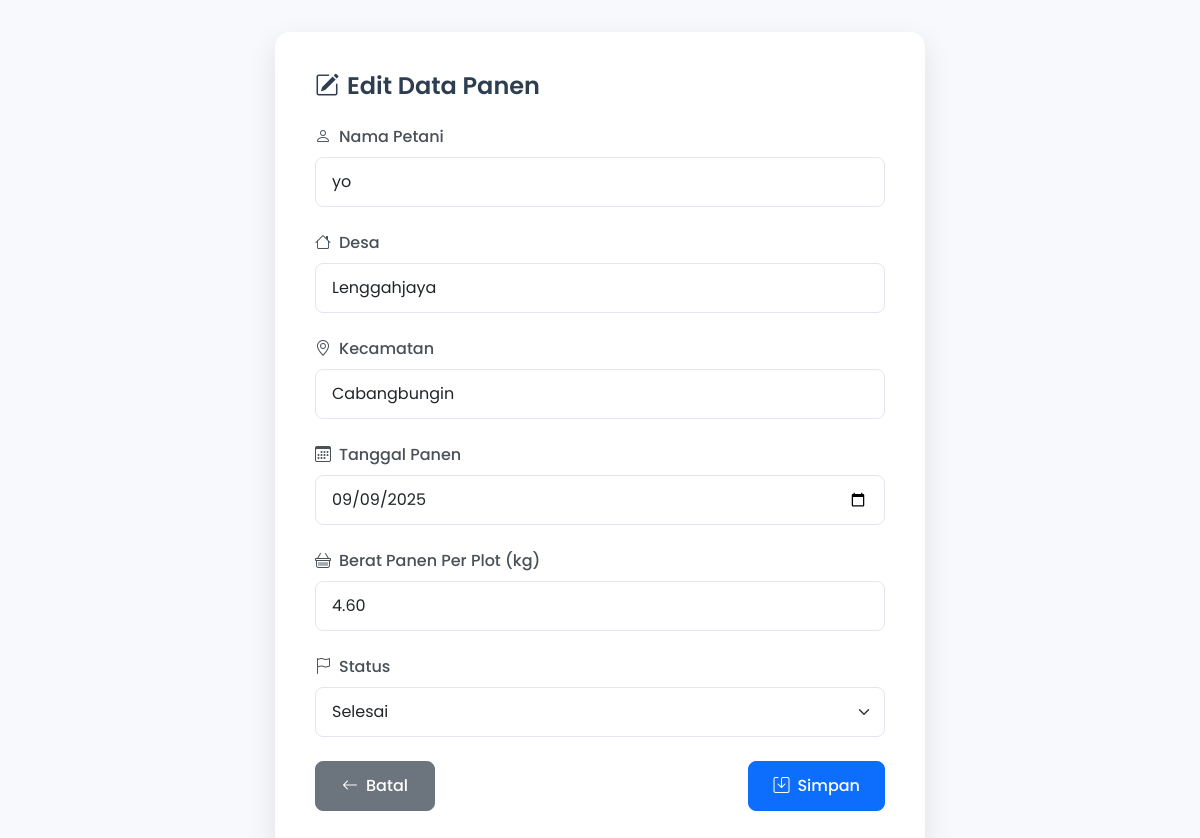
The page /service/super-admin/edit_panen.php?id=81 (signed in) on the database its author committed.
### tables this page shows
CREATE TABLE `monitoring_data_panen` (
  `id` int(11) NOT NULL,
  `nama_petani` varchar(100) NOT NULL,
  `desa` varchar(100) NOT NULL,
  `kecamatan` varchar(100) NOT NULL,
  `tanggal_panen` date NOT NULL,
  `subround` int(11) NOT NULL,
  `foto_serah_terima` varchar(255) NOT NULL,
  `foto_bukti_plot_ubinan` varchar(255) NOT NULL,
  `foto_berat_timbangan` varchar(255) NOT NULL,
  `berat_plot` decimal(10,2) DEFAULT NULL,
  `gkp` decimal(10,2) DEFAULT NULL,
  `gkg` decimal(10,2) DEFAULT NULL,
  `ku` decimal(10,2) DEFAULT NULL,
  `status` enum('belum selesai','selesai','tidak bisa','revisi','sudah') DEFAULT 'belum selesai',
  `user_id` int(11) NOT NULL,
  `nomor_segmen` varchar(9) NOT NULL,
  `nomor_sub_segmen` varchar(2) NOT NULL,
  `note` varchar(500) NOT NULL,
  `created_at` timestamp NOT NULL DEFAULT current_timestamp(),
  `updated_at` timestamp NULL DEFAULT NULL,
  `note_revisi` text DEFAULT NULL,
  `revised_at` timestamp NULL DEFAULT NULL,
  `revised_by` varchar(100) DEFAULT NULL
);

### service/super-admin/edit_panen.php (the view, shortened to what this page needs)
<?php
include '../../config/koneksi.php';
$id = isset($_GET['id']) ? intval($_GET['id']) : 0;
$q = mysqli_query($conn, "SELECT * FROM monitoring_data_panen WHERE id=$id");
$row = mysqli_fetch_assoc($q);
?>
<!DOCTYPE html>
<html lang="id">
<head>
    <link href="https://cdn.jsdelivr.net/npm/bootstrap@5.3.0/dist/css/bootstrap.min.css" rel="stylesheet">
    <link href="https://cdn.jsdelivr.net/npm/bootstrap-icons@1.10.5/font/bootstrap-icons.css" rel="stylesheet">
</head>
<body>
    <div class="container-fluid">
        <div class="row justify-content-center">
            <div class="col-12">
                <div class="card">
                    <div class="card-body">
                        <h4>
                            <i class="bi bi-pencil-square me-2"></i>Edit Data Panen
                        </h4>
                        <form method="post" autocomplete="off">
                            <div class="mb-3">
                                <label class="form-label">
                                    <i class="bi bi-person me-2"></i>Nama Petani
                                </label>
                                <input type="text" name="nama_petani" class="form-control"
                                       value="<?= htmlspecialchars($row['nama_petani']); ?>"
                                       placeholder="Masukkan nama petani" required>
                            </div>
                            <div class="mb-3">
                                <label class="form-label">
                                    <i class="bi bi-house me-2"></i>Desa
                                </label>
                                <input type="text" name="desa" class="form-control"
                                       value="<?= htmlspecialchars($row['desa']); ?>"
                                       placeholder="Masukkan nama desa" required>
                            </div>
                            <div class="mb-3">
                                <label class="form-label">
                                    <i class="bi bi-geo-alt me-2"></i>Kecamatan
                                </label>
                                <input type="text" name="kecamatan" class="form-control"
                                       value="<?= htmlspecialchars($row['kecamatan']); ?>"
                                       placeholder="Masukkan nama kecamatan" required>
                            </div>
                            <div class="mb-3">
                                <label class="form-label">
                                    <i class="bi bi-calendar3 me-2"></i>Tanggal Panen
                                </label>
                                <input type="date" name="tanggal_panen" class="form-control"
                                       value="<?= htmlspecialchars($row['tanggal_panen']); ?>" required>
                            </div>
                            <div class="mb-3">
                                <label class="form-label">
                                    <i class="bi bi-basket me-2"></i>Berat Panen Per Plot (kg)
                                </label>
                                <input type="number" step="0.01" name="berat_plot" class="form-control"
                                       value="<?= htmlspecialchars($row['berat_plot']); ?>"
                                       placeholder="Contoh: 5.25">
                            </div>
                            <div class="mb-3">
                                <label class="form-label">
                                    <i class="bi bi-flag me-2"></i>Status
                                </label>
                                <select name="status" class="form-select" required>
                                    <option value="selesai" <?= $row['status']=='selesai'?'selected':''; ?>>
                                        Selesai
                                    </option>
                                </select>
                            </div>
                            <div class="d-flex justify-content-between">
                                <a href="javascript:history.back()" class="btn btn-secondary btn-custom">
                                    <i class="bi bi-arrow-left me-2"></i>Batal
                                </a>
                                <button type="submit" class="btn btn-primary btn-custom">
                                    <i class="bi bi-save me-2"></i>Simpan
                                </button>
                            </div>
                        </form>
                    </div>
                </div>
            </div>
        </div>
    </div>
</body>
</html>

### service/super-admin/edit_panen.php (style rules this page uses)
body { background-color: #f8f9fc; font-family: 'Poppins', sans-serif; min-height: 100vh; padding: clamp(1rem, 3vw, 2rem); }
.card { border-radius: 15px; box-shadow: 0 10px 30px rgba(0, 0, 0, 0.1); border: none; background: white; width: 100%; max-width: 600px; margin: 0 auto; }
.card-body { padding: clamp(1.5rem, 4vw, 2rem); }
h4 { font-weight: 600; color: #2c3e50; font-size: clamp(1.25rem, 3vw, 1.5rem); margin-bottom: 1.5rem; }
.form-label { font-weight: 500; color: #495057; margin-bottom: 0.5rem; font-size: clamp(0.875rem, 1.8vw, 1rem); }
.form-control, .form-select { border-radius: 8px; border: 1px solid #e3e6f0; padding: clamp(0.6rem, 1.5vw, 0.75rem) clamp(0.8rem, 2vw, 1rem); font-size: clamp(0.875rem, 1.8vw, 1rem); transition: all 0.3s ease; }
.btn-custom { border-radius: 8px; transition: all 0.3s ease; font-weight: 500; padding: clamp(0.6rem, 1.5vw, 0.75rem) clamp(1rem, 2.5vw, 1.5rem); font-size: clamp(0.875rem, 1.8vw, 1rem); min-width: clamp(100px, 20vw, 120px); }
.btn-primary { background-color: #0d6efd; border-color: #0d6efd; }
.btn-secondary { background-color: #6c757d; border-color: #6c757d; }
.mb-3 { margin-bottom: 1.5rem !important; }
.d-flex { gap: clamp(0.5rem, 2vw, 1rem); }
@media (min-width: 1200px) { .card { max-width: 650px; } }
@media (min-width: 1200px) { .card-body { padding: 2.5rem; } }

### rows shown on the page
monitoring_data_panen: nama_petani "yo", desa "Lenggahjaya", kecamatan "Cabangbungin", tanggal_panen "09/09/2025", berat_plot "4.60", status "Selesai"
